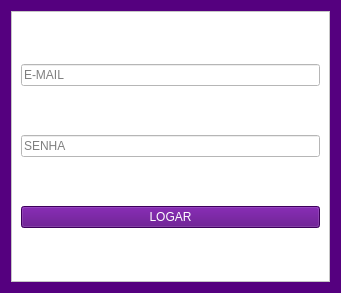
<?xml version="1.0" encoding="UTF-8"?>
<ui version="4.0">
 <class>Login</class>
 <widget class="QWidget" name="Login">
  <property name="geometry">
   <rect>
    <x>0</x>
    <y>0</y>
    <width>341</width>
    <height>293</height>
   </rect>
  </property>
  <property name="windowTitle">
   <string>Form</string>
  </property>
  <property name="styleSheet">
   <string notr="true">background-color: rgb(85, 0, 127);</string>
  </property>
  <layout class="QHBoxLayout" name="horizontalLayout_2">
   <item>
    <widget class="QFrame" name="frame">
     <property name="styleSheet">
      <string notr="true">background-color: rgb(255, 255, 255);</string>
     </property>
     <property name="frameShape">
      <enum>QFrame::StyledPanel</enum>
     </property>
     <property name="frameShadow">
      <enum>QFrame::Raised</enum>
     </property>
     <layout class="QVBoxLayout" name="verticalLayout">
      <item>
       <widget class="QLineEdit" name="email">
        <property name="text">
         <string/>
        </property>
        <property name="placeholderText">
         <string>E-MAIL</string>
        </property>
       </widget>
      </item>
      <item>
       <widget class="QLineEdit" name="senha">
        <property name="text">
         <string/>
        </property>
        <property name="echoMode">
         <enum>QLineEdit::Password</enum>
        </property>
        <property name="placeholderText">
         <string>SENHA</string>
        </property>
       </widget>
      </item>
      <item>
       <widget class="QPushButton" name="pushButton">
        <property name="styleSheet">
         <string notr="true">background-color: rgb(85, 0, 127);
color: rgb(255, 255, 255);</string>
        </property>
        <property name="text">
         <string>LOGAR</string>
        </property>
       </widget>
      </item>
     </layout>
    </widget>
   </item>
  </layout>
 </widget>
 <resources/>
 <connections/>
</ui>
